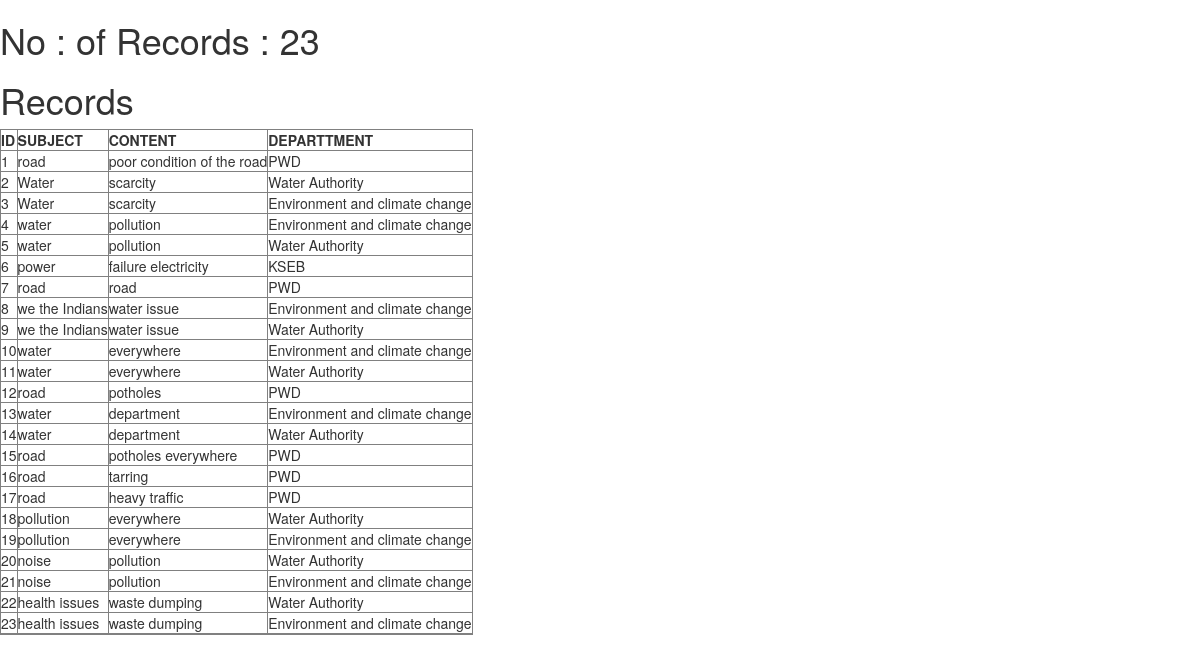
The app's page /shownotifications, older data.
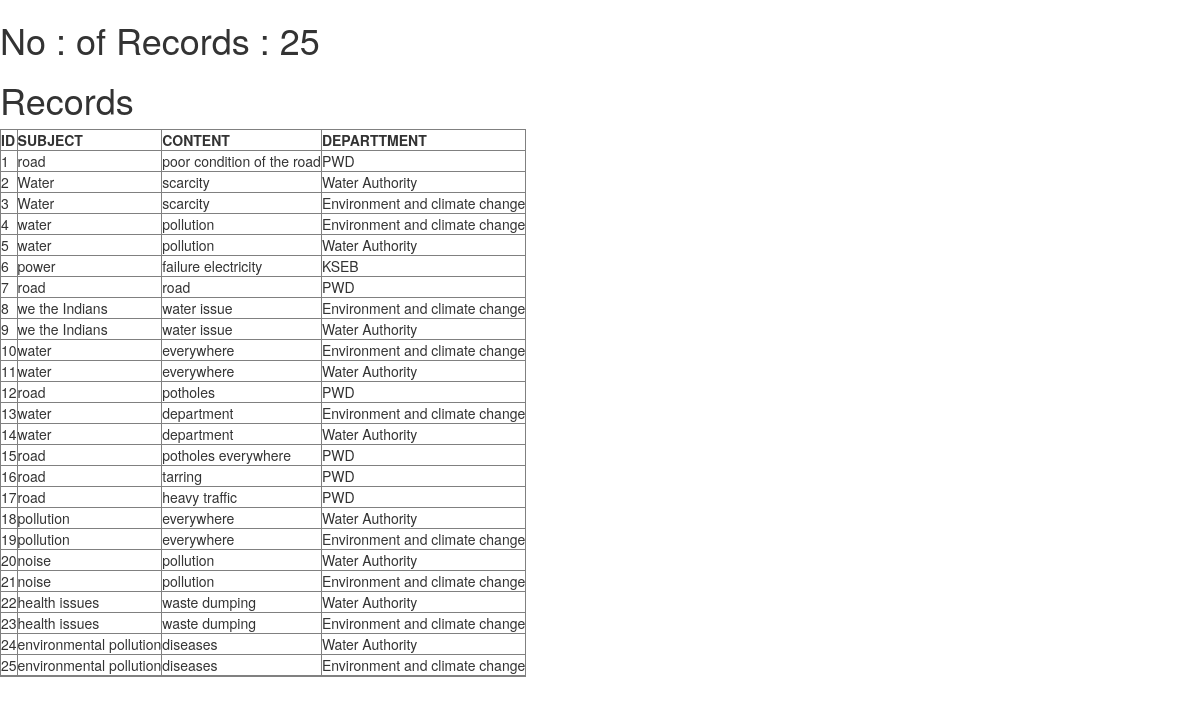
The same page, newer data.
### app.py (models this page shows, shortened)
class Complaints(db.Model):
    comp_id = Column(Integer,primary_key=True)
    subject=Column(Text,nullable=False)
    content=Column(Text,nullable=False)
    department=Column(Text)
    status=Column(Text)
    user_id=Column(Integer)

### app.py (the view)
@app.route('/shownotifications')
def show_notifications():
    all_data = Complaints.query.all()
    complaints_id_list=[]
    complaints_subject_list=[]
    complaints_content_list=[]
    complaint_department=[]
    for i in all_data:
       complaints_id_list.append(i.comp_id)
       complaints_subject_list.append(i.subject)
       complaints_content_list.append(i.content)
       complaint_department.append(i.department)
    length=len(complaints_content_list)
    return render_template('table.html',_anchor='myanchor',length=length,complaints_id_list=complaints_id_list,complaints_subject_list=complaints_subject_list,complaints_content_list=complaints_content_list,complaint_department=complaint_department)

### app.py (called while the page is built)
@app.teardown_appcontext
def shutdown_session(exception=None):
    db_session.remove()

### templates/table.html
{% extends "bootstrap/base.html"%}
{%block content%}
<h1>No : of Records : {{length}}</h1>
<h1>Records</h1>
<table border="1">
    <tr> <th>ID</th>
        <th>SUBJECT</th>
        <th>CONTENT</th>
        <th>DEPARTTMENT</th>
    </tr>
    {% for i in range(0,length+1) %}
    <tr>
        <td>{{complaints_id_list[i]}}</td>
        <td>{{complaints_subject_list[i]}}</td>
        <td>{{complaints_content_list[i]}}</td>
        <td>{{complaint_department[i]}}</td>
    </tr>
    {% endfor %}
</table>
{% endblock %}

Row changes from the older to the newer data that the page shows:
added Complaints: subject "environmental pollution", content "diseases", department "Water Authority"
added Complaints: subject "environmental pollution", content "diseases", department "Environment and climate change"
Text that changed along with them:
{{ length }}: "23" → "25"
new list line: "24"
new list line: "25"
